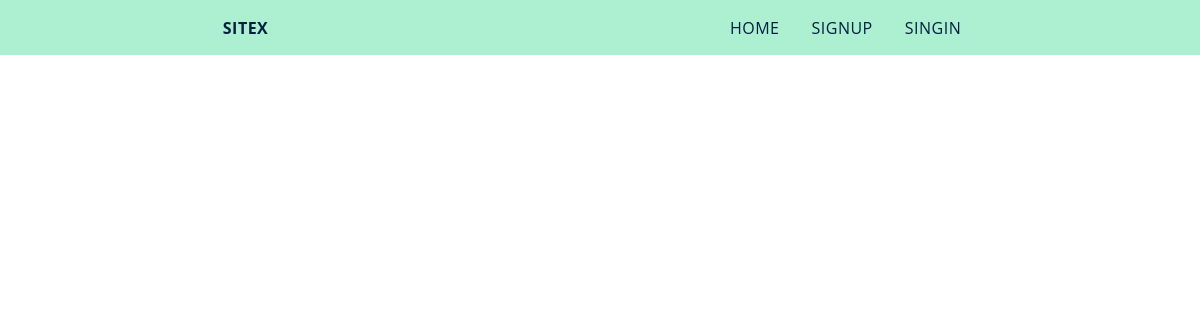
The app's page /, older data.
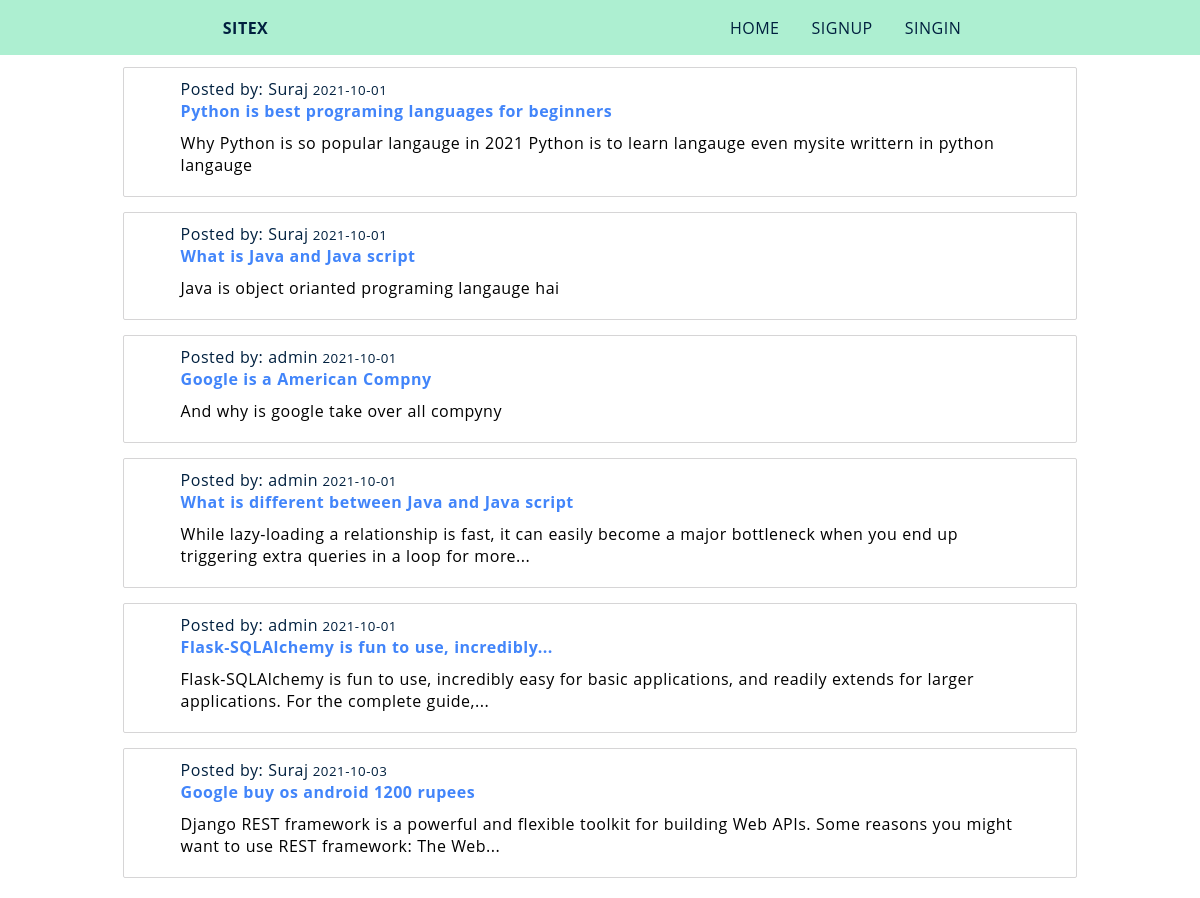
The same page, newer data.
### mysite/blog/models.py (models this page shows, shortened)
class Post(db.Model):
    id = db.Column(db.Integer,primary_key=True)
    title = db.Column(db.String(100),     nullable=False)
    content = db.Column(db.Text,nullable=False)
    post_created = db.Column(db.DateTime,nullable=False,default=datetime.utcnow)
    user_id = db.Column(db.Integer,db.ForeignKey('user.id'),nullable=False)

### mysite/auth/models.py (models this page shows, shortened)
class User(db.Model,UserMixin):
    id = db.Column(db.Integer,primary_key=True)
    name = db.Column(db.String(20),unique=False,nullable=False)
    email = db.Column(db.String(25),unique=True,nullable=False)
    password = db.Column(db.String(20),unique=False,nullable=False)
    image_file = db.Column(db.String(50),nullable=False,default="default.png")
    posts = db.relationship('Post',backref='author',lazy=True,cascade='all, delete-orphan',                           single_parent=True)

### mysite/home/views.py (the view)
@home.route("/")
def index():
    posts = Post.query.all()
    return render_template("home/index.html",post=posts)

### mysite/templates/Home/index.html (shortened to what this page needs)
{% extends 'base.html' %}
{% block content %}
  <div class="container-bn">
     {% for post in post %}
        <div class="container-b">
          <div>
            <p class="left danger">Posted by: {{ post.author.name }}<small class="">  {{ post.post_created.strftime('%Y-%m-%d')}}</small></p>
          </div>
          <div>
            <h3 class="left">
              <a href="{{ url_for('blog.read_post',id=post.id)}}" class="link danger">{{ post.title | truncate(50)  }}</a>
          </div>
          <div class="my-4">
            <p class="left">{{ post.content | truncate(150)  }}</p>
          </div>
        </div>
      {% endfor %}
  </div>
{% endblock %}

### mysite/templates/base.html (shortened to what this page needs)
<!DOCTYPE html>
<html lang="en">
<head>
  <link rel="stylesheet" href="{{ url_for('static',filename='base.css') }}" type="text/css" media="all" />
   <link rel="stylesheet" href="{{ url_for('static',filename='layout.css') }}" type="text/css" media="all" />
</head>
<body>
  <nav>
    <div class="logo">
      siteX
    </div>
    <ul>
    {% if current_user.is_authenticated %}
    {% set active_page = "/" %}
      <li><a href="/">home</a></li>
      <li><a href="{{ url_for('auth.home')}}">account</a></li>
      <li><a href="{{ url_for('blog.home')}}">blog</a></li>
      <li><a href="{{ url_for('auth.logout')}}">Logout</a></li>
     {% else %}
        <li><a href="/">home</a></li>
        <li><a href="{{ url_for('auth.user_signup')}}">signup</a></li>
        <li><a href="{{ url_for('auth.user_login')}}">singin</a></li>
     {% endif %}
    </ul>
  </nav>
<div class="container-f">
</div>
{% block content %}{% endblock %}
</body>
</html>

### mysite/static/base.css (style rules this page uses)
:root { --color: #00203FFF; --background: #ADEFD1FF; }
* { margin: 0; padding: 0; box-sizing: border-box; text-decoration: none; word-spacing: 0.3px; }
nav { max-width: 100vw; height: 55px; color: var(--color); background: var(--background); display: flex; justify-content: space-around; align-items: center; position: fixed; top: 0; width: 100vw; margin-bottom: 10px; }
nav .logo { font-weight: bold; text-transform: uppercase; color: var(--color); }
nav ul { display: flex; list-style: none; }
nav ul li a { color: var(--color); padding: 6px 10px; margin: 0px 6px; text-transform: uppercase; border-radius: 3px; transition: all 0.4s ease; }

### mysite/static/layout.css (style rules this page uses)
:root { --color: #00203FFF; --background: #ADEFD1FF; }
* { letter-spacing: 0.5px; box-sizing: border-box; text-decorations: none; font-family: 'Open Sans', sans-serif; }
.danger { color: var(--color); }
.container-bn { min-height: 20%; text-align: center; width: 90%; border-radius: 2px; padding: 10px; z-index: -1; margin: 0px auto; margin-top: 15px; margin-bottom: 5px; }
.container-b { border: 1.5px solid #D6D5D6; min-height: 20%; text-align: center; width: 90%; border-radius: 2px; padding: 10px; z-index: -1; margin: 0px auto; margin-top: 15px; margin-bottom: 5px; }
.container-f { height: 100%; min-height: 100%; min-width: 90%; margin: 20px auto; margin-top: 20px; width: 90%; border-radius: 2px; padding: 1px; padding-left: 0px; z-index: -1; text-align: left; }
.left { font-size: 100%; margin-top: 1px; width: 90%; text-align: left; margin: auto; }
.my-4 { margin: 10px 0px; }
.link { text-decoration: none; width: 100%; min-width: 100%; font-weight: bold; color: #4285FA; }

Row changes from the older to the newer data that the page shows:
added Post: author.name "Suraj", post_created "2021-10-01", title "Python is best programing languages for beginners", content "Why Python is so popular langauge in 2021 Python is to learn langauge even mysite writtern in python langauge"
added Post: author.name "Suraj", post_created "2021-10-01", title "What is Java and Java script", content "Java is object orianted programing langauge hai"
added Post: author.name "admin", post_created "2021-10-01", title "Google is a American Compny", content "And why is google take over all compyny"
added Post: author.name "admin", post_created "2021-10-01", title "What is different between Java and Java script", content "While lazy-loading a relationship is fast, it can easily become a major bottleneck when you end up triggering extra queries in a loop for more..."
added Post: author.name "admin", post_created "2021-10-01", title "Flask-SQLAlchemy is fun to use, incredibly...", content "Flask-SQLAlchemy is fun to use, incredibly easy for basic applications, and readily extends for larger applications. For the complete guide,..."
added Post: author.name "Suraj", post_created "2021-10-03", title "Google buy os android 1200 rupees", content "Django REST framework is a powerful and flexible toolkit for building Web APIs. Some reasons you might want to use REST framework: The Web..."
